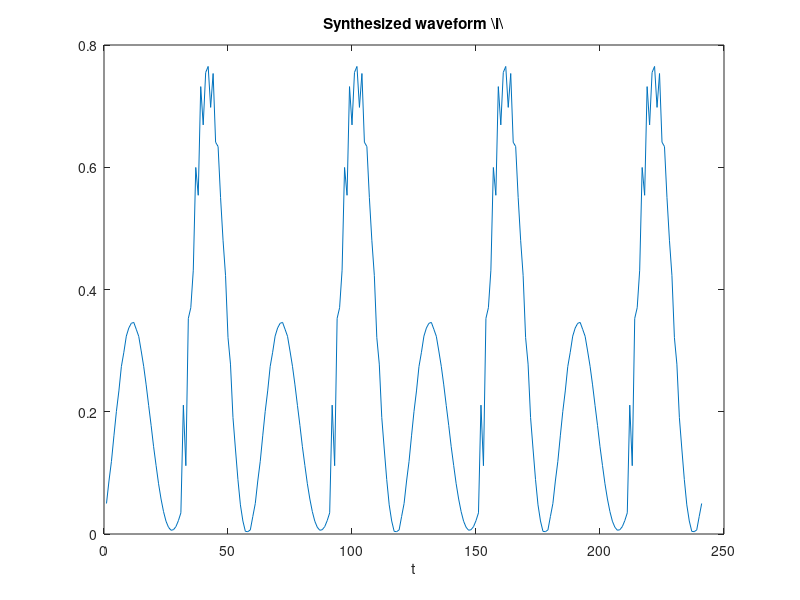

The MATLAB script that drew this image:
% for p=10 model of sound 'i'
a = [1,0.698317342461645,-0.909861237184334,-1.65274560720659,-0.235382082563609,0.952174308040117,0.937834384933943,-0.135865286890716,-0.412030429797570,-0.0311303168409126,0.188984000693420;];
sigma = sqrt(0.025784896943841);
F0 = 133.33;
Fs = 8000;

% Generating the impulse train
T0 = round(1/F0);
t = 0:1/Fs:1;
imptrain = zeros(size(t));
imptrain(1:Fs/F0:end) = 1;
imptrain = imptrain*sigma;

S = zeros(8000,1);

for i=11:8000,
    S(i) = imptrain(i)- S(i-1:-1:i-10)'*a(2:end)';
end
Sd = zeros(8000,1);
Sd(1) = S(i);
for i=11:8000,
    Sd(i) = 0.975*Sd(i-1) + S(i);
end

Ssyn = Sd(11:2410);
figure(1)
plot(Ssyn(500:740))
title('Synthesized waveform \i\')
xlabel('t')


